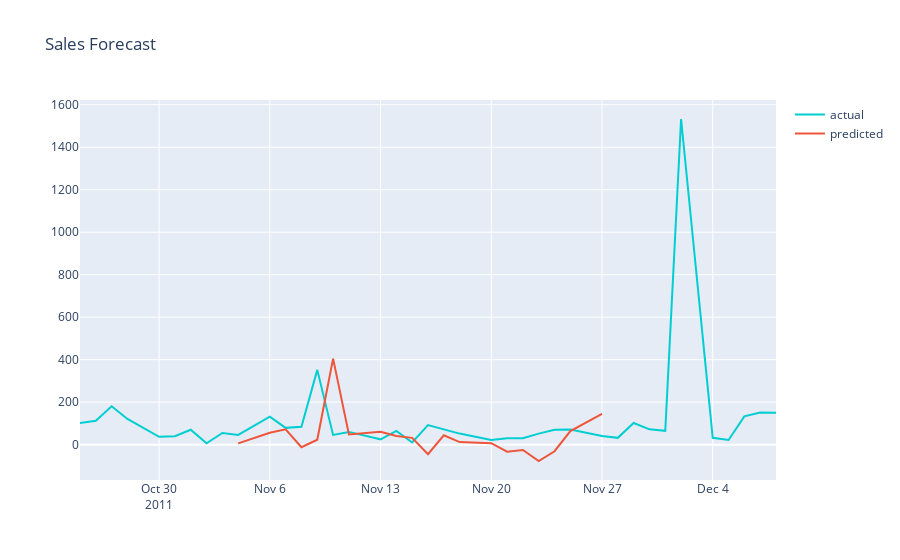

Write notebook code for a chart like this one.
### Code cell
#plot actual and predicted
plot_data = [
    go.Scatter(
        x=df3_sales_pred['Date'],
        y=df3_sales_pred['Quantity'],
        name='actual',
        line_color = 'darkturquoise'
    ),
        go.Scatter(
        x=df3_sales_pred['Date'],
        y=df3_sales_pred['Pred_value'],
        name='predicted'
    )
    
]

plot_layout = go.Layout(
        title='Sales Forecast'
    )
fig = go.Figure(data=plot_data, layout=plot_layout)
pyoff.iplot(fig)
